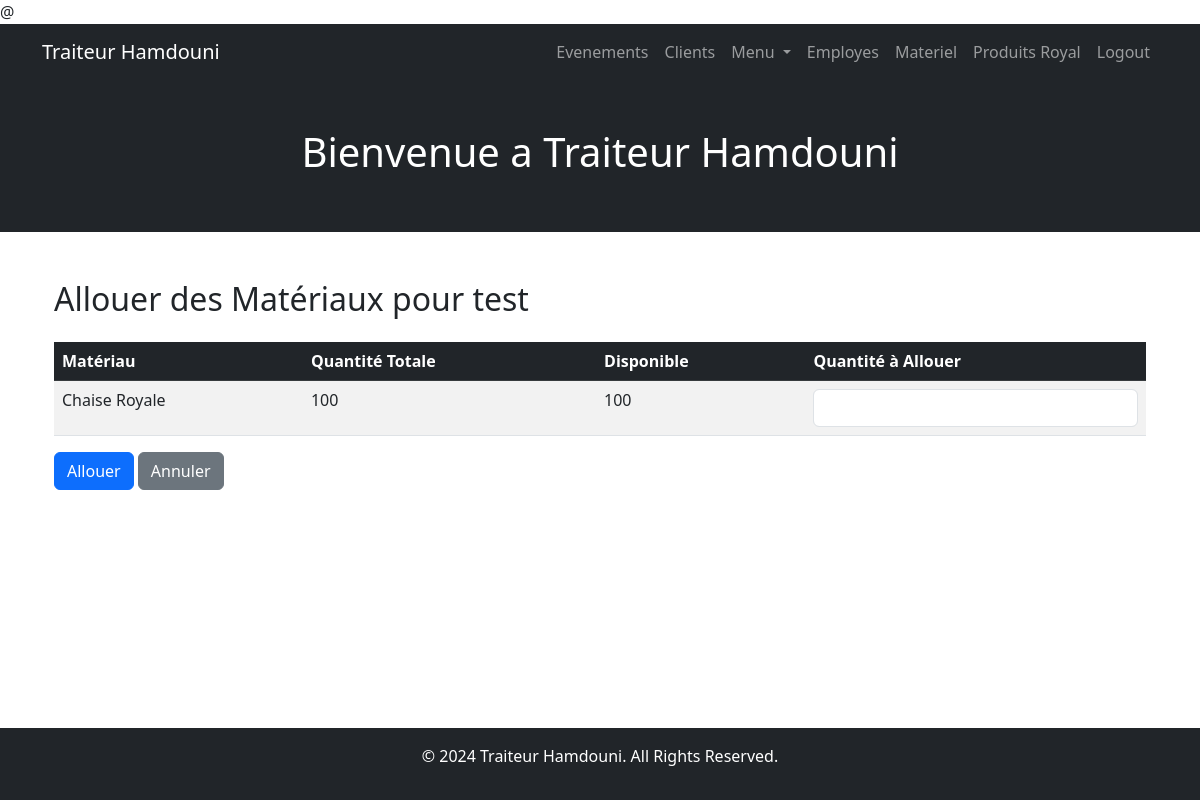
The page /assignments/bulk-allocate/10/ (signed in) on the database its author committed.
### events/models.py (models this page shows, shortened)
class Event(models.Model):
    EVENT_TYPES = [
        ('wedding', 'Mariage'),
        ('corporate', 'Événement d\'entreprise'),
        ('birthday', 'Anniversaire'),
        ('private', 'Fête privée'),
        ('engagement', 'Fiançailles'),
        ('baptism', 'Baptême'),
        ('marriage_signature', 'Signature d\'acte de mariage'),
        ('family_reunion', 'Réunion de famille'),
        ('conference', 'Conférence'),
        ('charity_event', 'Événement caritatif'),
        ('graduation', 'Remise de diplômes'),
        ('baby_shower', 'Fête de naissance'),
        ('festival', 'Festival'),
        ('exhibition', 'Exposition'),
        ('concert', 'Concert'),
        ('anniversary', 'Anniversaire de mariage'),
        ('new_year', 'Nouvel An'),
        ('retirement', 'Départ à la retraite'),
    ]
    PAYMENT_STATUS_CHOICES = [
        ('pending', 'En attente'),
        ('partial', 'Avance'),
        ('paid', 'Payé'),
    ]
    EVENT_STATUS_CHOICES = [
        ('scheduled', 'Programmé'),
        ('completed', 'Terminé'),
        ('cancelled', 'Annulé'),
    ]
    name = models.CharField(max_length=255, verbose_name="Event Name")
    date = models.DateField(verbose_name="Event Date")
    start_time = models.TimeField(verbose_name="Start Time")
    end_time = models.TimeField(verbose_name="End Time")
    event_type = models.CharField(max_length=50, choices=EVENT_TYPES, blank=True, verbose_name="Event Type")
    client = models.ForeignKey(Customer, on_delete=models.CASCADE, related_name="events")
    number_of_guests = models.PositiveIntegerField(blank=True, null=True, verbose_name="Number of Guests")
    venue_name = models.CharField(max_length=255, blank=True, verbose_name="Venue Name")
    venue_address = models.TextField(blank=True, verbose_name="Venue Address")
    venue_contact = models.CharField(max_length=20, verbose_name="Venue Contact", blank=True, null=True)
    selected_dishes = models.ManyToManyField(Dish, related_name="events", verbose_name="Selected Dishes")
    selected_products = models.ManyToManyField(
        "products.Product",  # Use string reference to avoid circular import
        through="EventProduct",
        related_name="events",
        verbose_name="Selected Products",
    )
    assigned_staff = models.ManyToManyField(Employee, related_name="assigned_events", blank=True)
    decorations_required = models.BooleanField(default=False, verbose_name="Decorations Required")
    logistics_notes = models.TextField(blank=True, null=True, verbose_name="Logistics Notes")
    price_per_table = models.DecimalField(max_digits=10, decimal_places=2, blank=True, verbose_name="Price per Table", default=0.00)
    number_of_tables = models.PositiveIntegerField(verbose_name="Number of Tables", blank=True, default=0)
    price_of_decoration = models.DecimalField(max_digits=10, decimal_places=2, blank=True, verbose_name="Price of Decoration", default=0.00)
    price_of_extras = models.DecimalField(max_digits=10, decimal_places=2, blank=True, verbose_name="Price of Extras", default=0.00)
    event_cost = models.DecimalField(max_digits=10, decimal_places=2, verbose_name="Event Cost", default=0.00, blank=True)
    amount_paid = models.DecimalField(max_digits=10, decimal_places=2, verbose_name="Amount Paid", default=0.00)
    payment_status = models.CharField(max_length=20, choices=PAYMENT_STATUS_CHOICES, default='pending', verbose_name="Payment Status")
    event_status = models.CharField(max_length=20, choices=EVENT_STATUS_CHOICES, default='scheduled', blank=True, verbose_name="Event Status")
    event_notes = models.TextField(blank=True, null=True, verbose_name="Event Notes")

### materials/models.py (models this page shows, shortened)
class Material(models.Model):
    CATEGORY_CHOICES = [
        ('seating', 'Seating'),
        ('tables', 'Tables'),
        ('dinnerware', 'Dinnerware'),
        ('decorations', 'Decorations'),
        ('equipment', 'Equipment'),
    ]
    name = models.CharField(max_length=255, verbose_name="Material Name")
    category = models.CharField(max_length=50, choices=CATEGORY_CHOICES, verbose_name="Category")
    total_quantity = models.PositiveIntegerField(verbose_name="Total Quantity")
    notes = models.TextField(blank=True, null=True, verbose_name="Notes")

### assignments/views.py (the view, shortened to what this page needs)
# urls.py: path('bulk-allocate/<int:event_id>/', bulk_allocate_materials, name='bulk_allocate_materials'),
def bulk_allocate_materials(request, event_id):
    event = get_object_or_404(Event, id=event_id)
    materials = Material.objects.all()
    for material in materials:
        allocated = material.allocations.filter(event__date=event.date).aggregate(total=models.Sum('quantity_allocated'))['total'] or 0
        material.available_quantity = material.total_quantity - allocated
    return render(request, 'assignments/bulk_allocate_materials.html', {
        'event': event,
        'materials': materials,
    })

### assignments/templates/assignments/bulk_allocate_materials.html (shortened to what this page needs)
{% extends 'base.html' %}
{% block content %}
<div class="container mt-4">
    <h2 class="mb-4">Allouer des Matériaux pour {{ event.name }}</h2>
    <form method="post">
        <table class="table table-striped">
            <thead class="table-dark">
                <tr>
                    <th>Matériau</th>
                    <th>Quantité Totale</th>
                    <th>Disponible</th>
                    <th>Quantité à Allouer</th>
                </tr>
            </thead>
            <tbody>
                {% for material in materials %}
                <tr>
                    <td>{{ material.name }}</td>
                    <td>{{ material.total_quantity }}</td>
                    <td>{{ material.available_quantity }}</td>
                    <td>
                        <input type="number" name="quantity_{{ material.id }}" min="0" max="{{ material.available_quantity }}" class="form-control">
                    </td>
                </tr>
                {% endfor %}
            </tbody>
        </table>
        <button type="submit" class="btn btn-primary">Allouer</button>
        <a href="{% url 'events:event_detail' event.id %}" class="btn btn-secondary">Annuler</a>
    </form>
</div>
{% endblock %}

### client/templates/base.html (style rules this page uses)
html, body { height: 100%; margin: 0; }
body { display: flex; flex-direction: column; }
.container.mt-4 { flex: 1; }

### rows shown on the page
Event: name "test"
Material: name "Chaise Royale", total_quantity "100", available_quantity "100"
